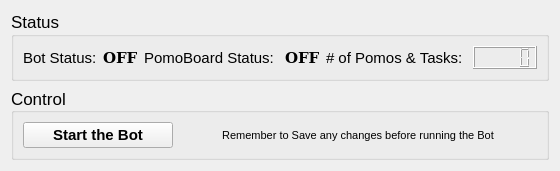
      <widget class="QWidget" name="controlTab">
       <attribute name="title">
        <string>Control</string>
       </attribute>
       <layout class="QVBoxLayout" name="verticalLayout">
        <item>
         <widget class="QGroupBox" name="statusGroup">
          <property name="sizePolicy">
           <sizepolicy hsizetype="Preferred" vsizetype="Maximum">
            <horstretch>0</horstretch>
            <verstretch>0</verstretch>
           </sizepolicy>
          </property>
          <property name="font">
           <font>
            <pointsize>13</pointsize>
           </font>
          </property>
          <property name="title">
           <string>Status</string>
          </property>
          <layout class="QHBoxLayout" name="horizontalLayout_5">
           <item>
            <layout class="QHBoxLayout" name="botStatusGroup">
             <item>
              <widget class="QLabel" name="botStatusTextLabel">
               <property name="font">
                <font>
                 <pointsize>11</pointsize>
                </font>
               </property>
               <property name="text">
                <string>Bot Status:</string>
               </property>
              </widget>
             </item>
             <item>
              <widget class="QLabel" name="botStatusLabel">
               <property name="font">
                <font>
                 <family>DejaVu Serif</family>
                 <pointsize>11</pointsize>
                 <weight>75</weight>
                 <bold>true</bold>
                </font>
               </property>
               <property name="text">
                <string>OFF</string>
               </property>
              </widget>
             </item>
            </layout>
           </item>
           <item>
            <layout class="QHBoxLayout" name="pomoBrdGroup">
             <item>
              <widget class="QLabel" name="pomoBrdStsTxtLabel">
               <property name="font">
                <font>
                 <pointsize>11</pointsize>
                </font>
               </property>
               <property name="text">
                <string>PomoBoard Status: </string>
               </property>
              </widget>
             </item>
             <item>
              <widget class="QLabel" name="pomoBrdStsLabel">
               <property name="font">
                <font>
                 <family>DejaVu Serif</family>
                 <pointsize>11</pointsize>
                 <weight>75</weight>
                 <bold>true</bold>
                </font>
               </property>
               <property name="text">
                <string>OFF</string>
               </property>
              </widget>
             </item>
            </layout>
           </item>
           <item>
            <layout class="QHBoxLayout" name="pomsNumGroup">
             <item>
              <widget class="QLabel" name="pomsNumTextLabel">
               <property name="font">
                <font>
                 <pointsize>11</pointsize>
                </font>
               </property>
               <property name="text">
                <string># of Pomos &amp; Tasks: </string>
               </property>
              </widget>
             </item>
             <item>
              <widget class="QLCDNumber" name="pomsNumLabel">
               <property name="digitCount">
                <number>5</number>
               </property>
              </widget>
             </item>
            </layout>
           </item>
          </layout>
         </widget>
        </item>
        <item>
         <widget class="QGroupBox" name="groupBox">
          <property name="sizePolicy">
           <sizepolicy hsizetype="Preferred" vsizetype="Maximum">
            <horstretch>0</horstretch>
            <verstretch>0</verstretch>
           </sizepolicy>
          </property>
          <property name="font">
           <font>
            <pointsize>13</pointsize>
           </font>
          </property>
          <property name="title">
           <string>Control</string>
          </property>
          <property name="alignment">
           <set>Qt::AlignLeading|Qt::AlignLeft|Qt::AlignVCenter</set>
          </property>
          <layout class="QHBoxLayout" name="horizontalLayout_2">
           <item>
            <widget class="QPushButton" name="botTriggerButton">
             <property name="sizePolicy">
              <sizepolicy hsizetype="Maximum" vsizetype="Fixed">
               <horstretch>0</horstretch>
               <verstretch>0</verstretch>
              </sizepolicy>
             </property>
             <property name="minimumSize">
              <size>
               <width>150</width>
               <height>0</height>
              </size>
             </property>
             <property name="font">
              <font>
               <pointsize>11</pointsize>
               <weight>75</weight>
               <bold>true</bold>
              </font>
             </property>
             <property name="layoutDirection">
              <enum>Qt::LeftToRight</enum>
             </property>
             <property name="text">
              <string>Start the Bot</string>
             </property>
            </widget>
           </item>
           <item>
            <widget class="QLabel" name="label">
             <property name="font">
              <font>
               <pointsize>8</pointsize>
              </font>
             </property>
             <property name="text">
              <string>Remember to Save any changes before running the Bot</string>
             </property>
             <property name="alignment">
              <set>Qt::AlignCenter</set>
             </property>
            </widget>
           </item>
          </layout>
         </widget>
        </item>
       </layout>
      </widget>
